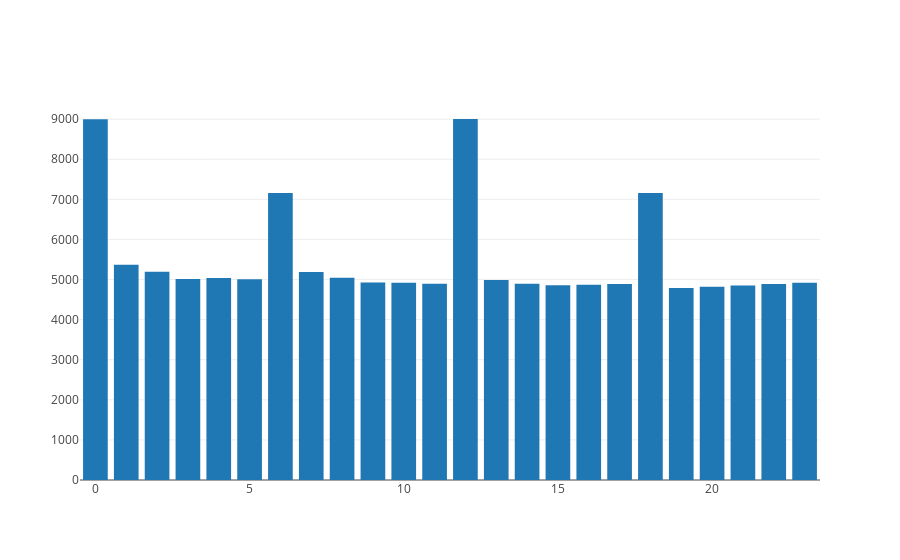

Notebook source saved alongside this figure:
### Code cell
# bic_bar = go.Bar(
#     x=[x for x in range(0,len(bic))],
#     y=bic
# )
# iplot([bic_bar])

### Figure 1 — Plotly figure (JSON) as saved in the notebook; plotly's stock layout.template omitted (floating-point values rounded to 4 significant figures)
{"data": [{"type": "bar", "uid": "d05dfedb-29fd-4db2-9bb8-1d7afd0a7861", "x": [0, 1, 2, 3, 4, 5, 6, 7, 8, 9, 10, 11, 12, 13, 14, 15, 16, 17, 18, 19, 20, 21, 22, 23], "y": [8998.0, 5371.0, 5195.0, 5013.0, 5039.0, 5010.0, 7157.0, 5191.0, 5043.0, 4927.0, 4922.0, 4898.0, 9004.0, 4987.0, 4894.0, 4856.0, 4869.0, 4891.0, 7157.0, 4786.0, 4820.0, 4849.0, 4886.0, 4923.0]}], "layout": {"autosize": true, "xaxis": {"autorange": true, "range": [-0.5, 23.5], "type": "linear"}, "yaxis": {"autorange": true, "range": [0, 9478.0], "type": "linear"}}}
